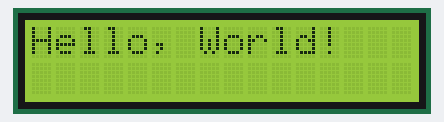
A sketch run on a simulated Arduino Uno, built with avr-gcc and run on an emulated ATmega328P. On the bench: 16×2 character LCD. Wiring (inferred from the names in the program): PCF8574 port expander at I2C address 0x27. Wiring (inferred from the signals the program sends): character LCD (HD44780): RS Q0; E Q2; backlight Q3; data Q4, Q5, Q6, Q7.

Above: at 0.1 s.
At 2.1 s:
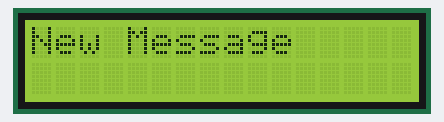
At 6.2 s:
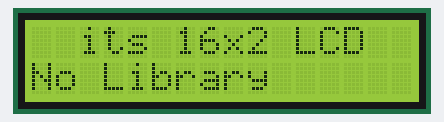
At 8.2 s:
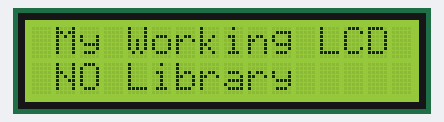
At 10.2 s:
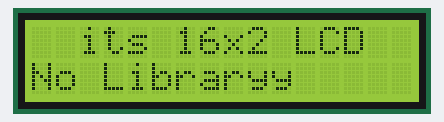

Measured:
- by itself, everything shown: repeats every 4.1 s, in 3 steps
- what the display in image 0 shows lasts 2.0 s, from 0.1 s to 2.1 s
- what the display in image 1 shows lasts 4.0 s, from 2.1 s to 6.1 s

The sketch:

i2cLCDexample.ino
```cpp
#include "I2CLCD.h"

void setup() {
  lcdInit();
  printLCD("Hello, World!");
  delay(2000);

  clear();
  printLCD("New Message");
  delay(4000);
  clear();
}

void loop() {
  setCursor(1, 0);
  printLCD(" its 16x2 LCD  ");

  setCursor(0, 1);
  printLCD("No Library");
  delay(2000);
  clear();

  setCursor(1, 0);
  printLCD("My Working LCD");

  setCursor(0, 1);
  printLCD(" NO Library");
  delay(2000);
}
```

I2CLCD.cpp
```cpp
#include "I2CLCD.h"

// LCD Commands
#define LCD_CLEAR 0x01
#define LCD_RETURN_HOME 0x02
#define LCD_ENTRY_MODE_SET 0x04
#define LCD_DISPLAY_CONTROL 0x08
#define LCD_CURSOR_SHIFT 0x10
#define LCD_FUNCTION_SET 0x20
#define LCD_SET_CGRAM_ADDR 0x40
#define LCD_SET_DDRAM_ADDR 0x80

// Flags for display on/off control
#define LCD_DISPLAY_ON 0x04
#define LCD_CURSOR_ON 0x02
#define LCD_BLINK_ON 0x01

// LCD Backlight Control
#define LCD_BACKLIGHT 0x08
#define LCD_NOBACKLIGHT 0x00

// Enable bit
#define En 0b00000100
#define Rs 0b00000001

void lcdInit() {
  Wire.begin();
  delay(50);

  lcdCommand(0x03);
  lcdCommand(0x03);
  lcdCommand(0x03);
  lcdCommand(0x02); // Set to 4-bit mode

  lcdCommand(LCD_FUNCTION_SET | 0x08); // 4-bit, 2-line, 5x8 font
  lcdCommand(LCD_DISPLAY_CONTROL | LCD_DISPLAY_ON); // Display on, cursor off
  lcdCommand(LCD_CLEAR); // Clear display
  lcdCommand(LCD_ENTRY_MODE_SET | 0x02); // Increment cursor
  delay(2);
}

// Send command to LCD
void lcdCommand(uint8_t cmd) {
  sendI2C(cmd, 0);
}

// Send data to LCD
void lcdData(uint8_t data) {
  sendI2C(data, Rs);
}

// Low-level function to send data/commands
void sendI2C(uint8_t data, uint8_t mode) {
  uint8_t highNib = data & 0xF0;
  uint8_t lowNib = (data << 4) & 0xF0;

  writeNibble(highNib | mode | LCD_BACKLIGHT);
  writeNibble(lowNib | mode | LCD_BACKLIGHT);
}

// Writes a single nibble to the LCD
void writeNibble(uint8_t nibble) {
  Wire.beginTransmission(LCD_ADDRESS);
  Wire.write(nibble | En);   // Enable HIGH
  Wire.endTransmission();
  delayMicroseconds(1);

  Wire.beginTransmission(LCD_ADDRESS);
  Wire.write(nibble & ~En);  // Enable LOW
  Wire.endTransmission();
  delayMicroseconds(50);
}

// Set the cursor to a specific row and column
void setCursor(uint8_t col, uint8_t row) {
  int row_offsets[] = {0x00, 0x40}; // Memory addresses for rows
  lcdCommand(LCD_SET_DDRAM_ADDR | (col + row_offsets[row]));
}

// Print a string on the LCD
void printLCD(const char* str) {
  while (*str) {
    lcdData(*str++);
  }
}

// Clear the LCD screen
void clear() {
  lcdCommand(LCD_CLEAR); // Send clear command to the LCD
  delay(2); // Wait for the clear command to complete
}
```

I2CLCD.h
```cpp
#ifndef I2CLCD_H
#define I2CLCD_H

#include <Wire.h>
#include <Arduino.h> // Include Arduino core for delay functions

// I2C Address (adjust if necessary)
#define LCD_ADDRESS 0x27

// Function Declarations
void lcdInit();
void setCursor(uint8_t col, uint8_t row);
void printLCD(const char* str);
void clear(); // Add this line for clear function

// Internal Functions
void lcdCommand(uint8_t cmd);
void sendI2C(uint8_t data, uint8_t mode);
void writeNibble(uint8_t nibble);

#endif
```
